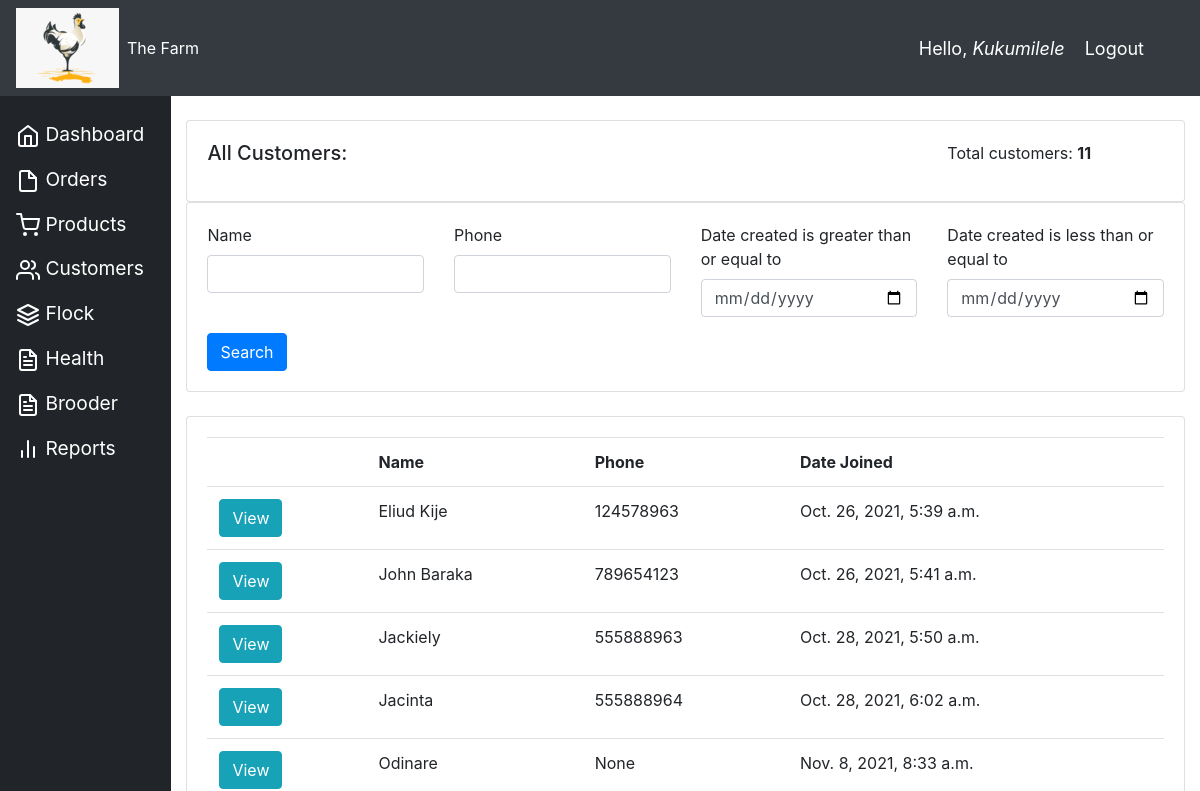
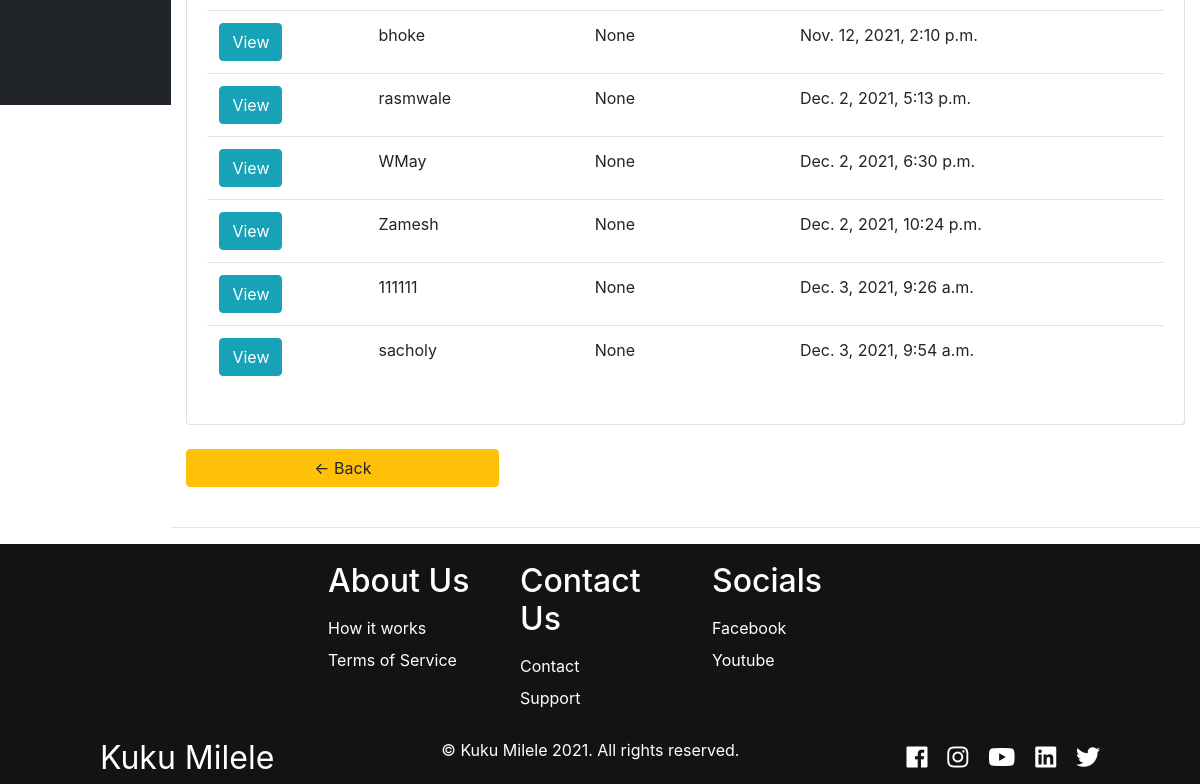
The page /all_customers/ (signed in) on the database as committed earlier (2 pictures, top to bottom).
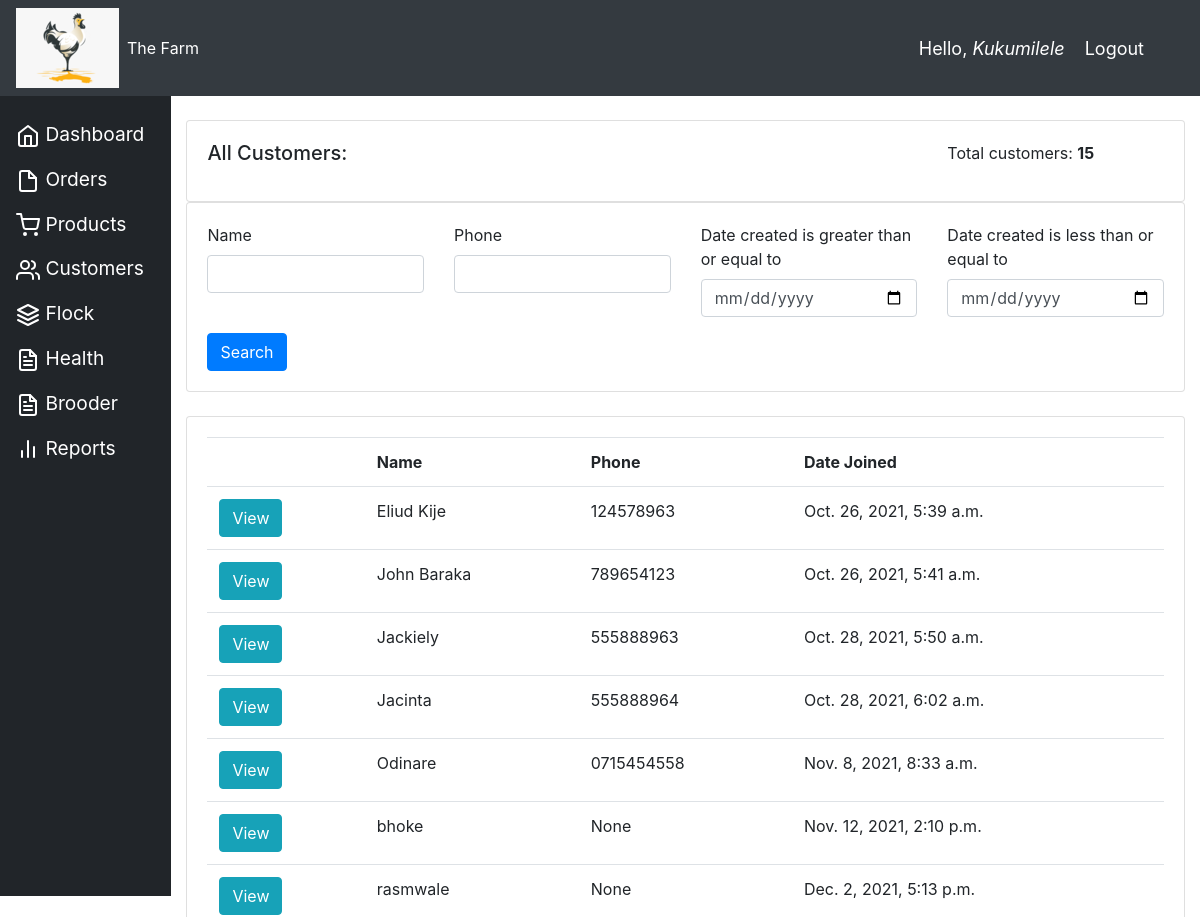
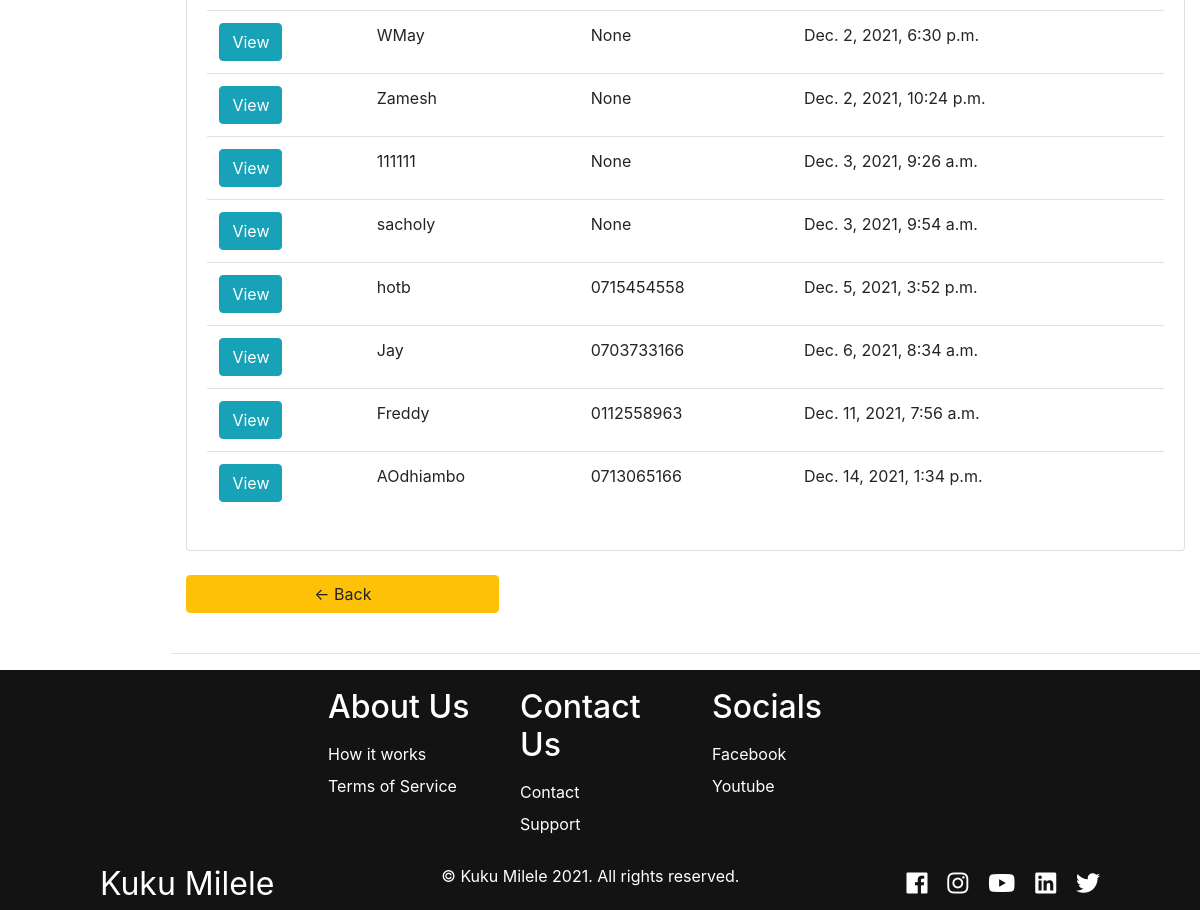
The same page on the database as committed later (2 pictures, top to bottom).
### accounts/models.py (models this page shows, shortened)
class Customer(models.Model):
    user = models.OneToOneField(
        User, null=True, blank=True, on_delete=models.CASCADE)
    name = models.CharField(max_length=100, null=True)
    phone = models.CharField(max_length=15, null=True)
    profile_pic = models.ImageField(
        default="profile1.png", null=True, blank=True)
    date_created = models.DateTimeField(auto_now_add=True, null=True)
    is_staff = models.BooleanField(default=False, null=True)

### accounts/decorators.py (the view)
        def wrapper_func(request, *args, **kwargs):
            group = None
            if request.user.groups.exists():
                group = request.user.groups.all()[0].name
            if group in allowed_roles:
                return view_func(request, *args, **kwargs)
            else:
                return HttpResponse('You are not authorized to view this page as per the decorator')

### accounts/views.py (called while the page is built)
@login_required(login_url="login")
@allowed_users(allowed_roles=["admin"])
def allCustomers(request):
    customers = Customer.objects.all()
    all_customers_count = customers.count()
    myFilter = CustomerFilter(request.GET, queryset=customers)
    customers = myFilter.qs
    context = {
        "customers": customers,
        "all_customers_count": all_customers_count,
        "myFilter": myFilter,
    }
    return render(request, "accounts/all_customers.html", context)

### accounts/templates/accounts/all_customers.html
{% extends 'accounts/main.html' %} {% block content %}
<br />
{% load crispy_forms_tags %}
<div class="row">
  <div class="col-md">
    <div class="card card-body">
      <div class="row">
        <div class="col-md-9"><h5>All Customers:</h5></div>
        <div class="col-md-3">
          <p>Total customers: <strong>{{all_customers_count}}</strong></p>
        </div>
      </div>
    </div>
    <div class="row">
      <div class="col">
        <div class="card card-body">
          <form method="get">
            <div class="row">
              <div class="col-md">{{myFilter.form.name|as_crispy_field}}</div>
              <div class="col-md">{{myFilter.form.phone|as_crispy_field}}</div>
              <div class="col-md">
                {{myFilter.form.start_date|as_crispy_field}}
              </div>
              <div class="col-md">
                {{myFilter.form.end_date|as_crispy_field}}
              </div>
            </div>
            <button class="btn btn-primary" type="submit">Search</button>
          </form>
        </div>
      </div>
    </div>
  </div>
</div>
<br />
<div class="card card-body">
  <table class="table">
    <tr>
      <th></th>
      <th>Name</th>
      <th>Phone</th>
      <th>Date Joined</th>
    </tr>
    {% for customer in customers %}
    <tr>
      <td>
        <a class="btn btn-info" href="{% url 'customer' customer.id %}">View</a>
      </td>
      <td>{{customer.name}}</td>
      <td>{{customer.phone}}</td>
      <td>{{customer.date_created}}</td>
    </tr>
    {% endfor %}
  </table>
</div>
<div class="row">
  <div class="col-md-4">
    <br />
    <a class="btn btn-warning btn-block" href="{% url 'home' %}">
      &#8592; Back
    </a>
  </div>
</div>
{% endblock content %}

Rows that differ between the two databases and show on the page:
changed Customer "Odinare": phone "None" → "0715454558"
added Customer: name "hotb", phone "0715454558", date_created "Dec. 5, 2021, 3:52 p.m."
added Customer: name "Jay", phone "0703733166", date_created "Dec. 6, 2021, 8:34 a.m."
added Customer: name "Freddy", phone "0112558963", date_created "Dec. 11, 2021, 7:56 a.m."
added Customer: name "AOdhiambo", phone "0713065166", date_created "Dec. 14, 2021, 1:34 p.m."
Other text that changed with them:
{{ all_customers_count }}: "11" → "15"
